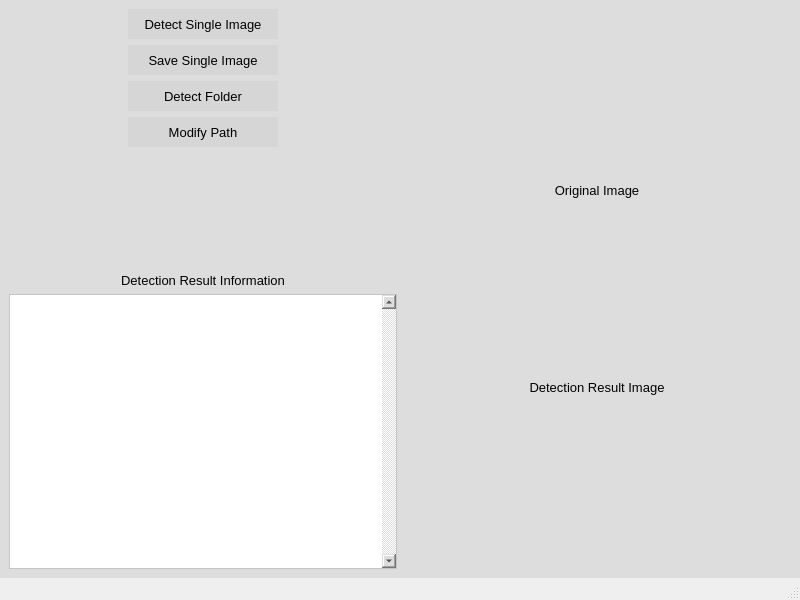
<?xml version="1.0" encoding="UTF-8"?>
<ui version="4.0">
 <class>MainWindow</class>
 <widget class="QMainWindow" name="MainWindow">
  <property name="geometry">
   <rect>
    <x>0</x>
    <y>0</y>
    <width>800</width>
    <height>600</height>
   </rect>
  </property>
  <property name="maximumSize">
   <size>
    <width>16777215</width>
    <height>16777215</height>
   </size>
  </property>
  <property name="windowTitle">
   <string>Detector</string>
  </property>
  <widget class="QWidget" name="centralwidget">
   <property name="font">
    <font>
     <pointsize>6</pointsize>
    </font>
   </property>
   <property name="styleSheet">
    <string notr="true">QWidget{
	
	background-color: rgb(221, 221, 221);
}</string>
   </property>
   <layout class="QHBoxLayout" name="horizontalLayout" stretch="1,1">
    <item>
     <layout class="QVBoxLayout" name="verticalLayout" stretch="1,2,1,1,0,0,0">
      <property name="sizeConstraint">
       <enum>QLayout::SetNoConstraint</enum>
      </property>
      <item alignment="Qt::AlignHCenter">
       <widget class="QPushButton" name="detectButton_1">
        <property name="minimumSize">
         <size>
          <width>150</width>
          <height>30</height>
         </size>
        </property>
        <property name="maximumSize">
         <size>
          <width>150</width>
          <height>16777215</height>
         </size>
        </property>
        <property name="font">
         <font>
          <pointsize>10</pointsize>
         </font>
        </property>
        <property name="toolTip">
         <string comment="111" extracomment="dasfdsgfd"/>
        </property>
        <property name="statusTip">
         <string comment="222" extracomment="das"/>
        </property>
        <property name="whatsThis">
         <string comment="333" extracomment="gdsgfs"/>
        </property>
        <property name="layoutDirection">
         <enum>Qt::LeftToRight</enum>
        </property>
        <property name="autoFillBackground">
         <bool>false</bool>
        </property>
        <property name="styleSheet">
         <string notr="true">QPushButton{
	
	
	background-color: rgb(214, 214, 214);
	border:none;
}
QPushButton::hover{
	
	background-color: rgb(85, 255, 255);
	border:none;
	border-radius:8px
}</string>
        </property>
        <property name="text">
         <string>Detect Single Image</string>
        </property>
       </widget>
      </item>
      <item alignment="Qt::AlignHCenter">
       <widget class="QPushButton" name="detectButton_2">
        <property name="minimumSize">
         <size>
          <width>150</width>
          <height>30</height>
         </size>
        </property>
        <property name="maximumSize">
         <size>
          <width>150</width>
          <height>16777215</height>
         </size>
        </property>
        <property name="font">
         <font>
          <pointsize>10</pointsize>
         </font>
        </property>
        <property name="styleSheet">
         <string notr="true">QPushButton{
	
	
	background-color: rgb(214, 214, 214);
	border:none;
}
QPushButton::hover{
	
	background-color: rgb(85, 255, 255);
	border:none;
	border-radius:8px
}</string>
        </property>
        <property name="text">
         <string>Save Single Image</string>
        </property>
       </widget>
      </item>
      <item alignment="Qt::AlignHCenter">
       <widget class="QPushButton" name="detectButton_3">
        <property name="minimumSize">
         <size>
          <width>150</width>
          <height>30</height>
         </size>
        </property>
        <property name="maximumSize">
         <size>
          <width>150</width>
          <height>16777215</height>
         </size>
        </property>
        <property name="font">
         <font>
          <pointsize>10</pointsize>
         </font>
        </property>
        <property name="styleSheet">
         <string notr="true">QPushButton{
	
	
	background-color: rgb(214, 214, 214);
	border:none;
}
QPushButton::hover{
	
	background-color: rgb(85, 255, 255);
	border:none;
	border-radius:8px
}</string>
        </property>
        <property name="text">
         <string>Detect Folder</string>
        </property>
       </widget>
      </item>
      <item alignment="Qt::AlignHCenter">
       <widget class="QPushButton" name="detectButton_4">
        <property name="minimumSize">
         <size>
          <width>150</width>
          <height>30</height>
         </size>
        </property>
        <property name="maximumSize">
         <size>
          <width>150</width>
          <height>16777215</height>
         </size>
        </property>
        <property name="font">
         <font>
          <pointsize>10</pointsize>
         </font>
        </property>
        <property name="styleSheet">
         <string notr="true">QPushButton{
	
	
	background-color: rgb(214, 214, 214);
	border:none;
}
QPushButton::hover{
	
	background-color: rgb(85, 255, 255);
	border:none;
	border-radius:8px
}</string>
        </property>
        <property name="text">
         <string>Modify Path</string>
        </property>
        <property name="flat">
         <bool>false</bool>
        </property>
       </widget>
      </item>
      <item>
       <spacer name="verticalSpacer">
        <property name="orientation">
         <enum>Qt::Vertical</enum>
        </property>
        <property name="sizeType">
         <enum>QSizePolicy::Fixed</enum>
        </property>
        <property name="sizeHint" stdset="0">
         <size>
          <width>20</width>
          <height>120</height>
         </size>
        </property>
       </spacer>
      </item>
      <item>
       <widget class="QLabel" name="label_3">
        <property name="font">
         <font>
          <pointsize>10</pointsize>
         </font>
        </property>
        <property name="text">
         <string>Detection Result Information</string>
        </property>
        <property name="alignment">
         <set>Qt::AlignCenter</set>
        </property>
       </widget>
      </item>
      <item>
       <widget class="QTableView" name="tableView">
        <property name="font">
         <font>
          <pointsize>12</pointsize>
         </font>
        </property>
        <property name="styleSheet">
         <string notr="true">background:rgb(255,255,255)</string>
        </property>
        <property name="verticalScrollBarPolicy">
         <enum>Qt::ScrollBarAlwaysOn</enum>
        </property>
        <property name="editTriggers">
         <set>QAbstractItemView::NoEditTriggers</set>
        </property>
        <property name="selectionBehavior">
         <enum>QAbstractItemView::SelectRows</enum>
        </property>
        <property name="textElideMode">
         <enum>Qt::ElideNone</enum>
        </property>
        <property name="showGrid">
         <bool>false</bool>
        </property>
        <attribute name="horizontalHeaderVisible">
         <bool>false</bool>
        </attribute>
        <attribute name="verticalHeaderVisible">
         <bool>false</bool>
        </attribute>
       </widget>
      </item>
     </layout>
    </item>
    <item>
     <layout class="QVBoxLayout" name="verticalLayout_2">
      <property name="sizeConstraint">
       <enum>QLayout::SetNoConstraint</enum>
      </property>
      <item>
       <widget class="QLabel" name="label">
        <property name="maximumSize">
         <size>
          <width>16777215</width>
          <height>20</height>
         </size>
        </property>
        <property name="font">
         <font>
          <pointsize>10</pointsize>
         </font>
        </property>
        <property name="text">
         <string>Original Image</string>
        </property>
        <property name="alignment">
         <set>Qt::AlignCenter</set>
        </property>
       </widget>
      </item>
      <item>
       <widget class="QLabel" name="label_2">
        <property name="maximumSize">
         <size>
          <width>16777215</width>
          <height>20</height>
         </size>
        </property>
        <property name="font">
         <font>
          <pointsize>10</pointsize>
         </font>
        </property>
        <property name="text">
         <string>Detection Result Image</string>
        </property>
        <property name="alignment">
         <set>Qt::AlignCenter</set>
        </property>
       </widget>
      </item>
     </layout>
    </item>
   </layout>
  </widget>
  <widget class="QMenuBar" name="menubar">
   <property name="geometry">
    <rect>
     <x>0</x>
     <y>0</y>
     <width>800</width>
     <height>22</height>
    </rect>
   </property>
  </widget>
  <widget class="QStatusBar" name="statusbar"/>
 </widget>
 <resources/>
 <connections>
  <connection>
   <sender>detectButton_1</sender>
   <signal>clicked()</signal>
   <receiver>MainWindow</receiver>
   <slot>detect_single()</slot>
   <hints>
    <hint type="sourcelabel">
     <x>218</x>
     <y>56</y>
    </hint>
    <hint type="destinationlabel">
     <x>394</x>
     <y>84</y>
    </hint>
   </hints>
  </connection>
  <connection>
   <sender>detectButton_2</sender>
   <signal>clicked()</signal>
   <receiver>MainWindow</receiver>
   <slot>result_save()</slot>
   <hints>
    <hint type="sourcelabel">
     <x>206</x>
     <y>89</y>
    </hint>
    <hint type="destinationlabel">
     <x>396</x>
     <y>144</y>
    </hint>
   </hints>
  </connection>
  <connection>
   <sender>detectButton_3</sender>
   <signal>clicked()</signal>
   <receiver>MainWindow</receiver>
   <slot>detect_folder()</slot>
   <hints>
    <hint type="sourcelabel">
     <x>257</x>
     <y>141</y>
    </hint>
    <hint type="destinationlabel">
     <x>377</x>
     <y>206</y>
    </hint>
   </hints>
  </connection>
  <connection>
   <sender>detectButton_4</sender>
   <signal>clicked()</signal>
   <receiver>MainWindow</receiver>
   <slot>modify_path()</slot>
   <hints>
    <hint type="sourcelabel">
     <x>186</x>
     <y>178</y>
    </hint>
    <hint type="destinationlabel">
     <x>180</x>
     <y>234</y>
    </hint>
   </hints>
  </connection>
  <connection>
   <sender>tableView</sender>
   <signal>clicked(QModelIndex)</signal>
   <receiver>MainWindow</receiver>
   <slot>show_result(QModelIndex)</slot>
   <hints>
    <hint type="sourcelabel">
     <x>202</x>
     <y>447</y>
    </hint>
    <hint type="destinationlabel">
     <x>399</x>
     <y>299</y>
    </hint>
   </hints>
  </connection>
 </connections>
 <slots>
  <slot>detect_single()</slot>
  <slot>result_save()</slot>
  <slot>detect_folder()</slot>
  <slot>modify_path()</slot>
  <slot>show_result(QModelIndex)</slot>
 </slots>
</ui>
